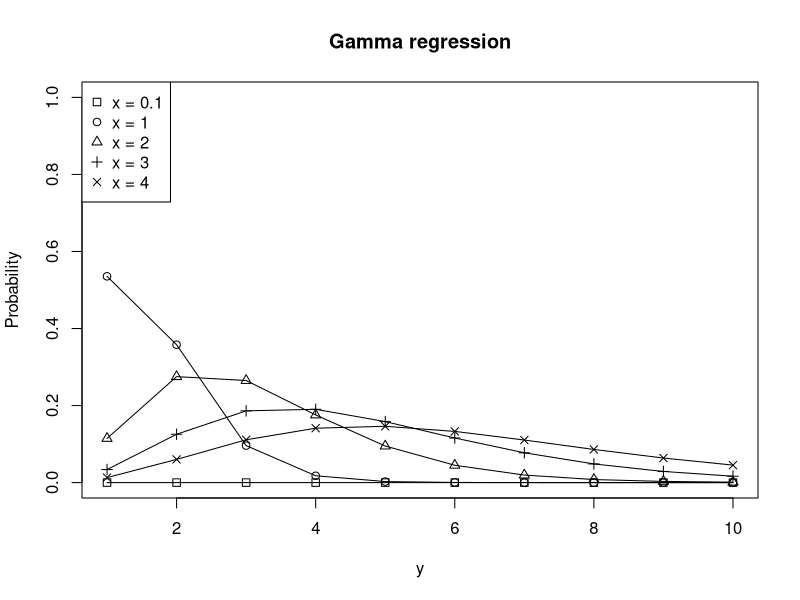

Generate this figure with R:
dataSize <- 1000
createData <- function(createY) {
  createY <- match.fun(createY)
  x <- runif(dataSize, 0.1, 0.9)
  y <- createY(x)
  data.frame(x, y)
}

dataGenerator <- function()
  createData(function(x) rgamma(dataSize, shape = 4, rate = 4 / exp(0.5 + log(x))))

data <- dataGenerator()
fit <- glm(y ~ log(x), data = data, family = Gamma(link = "log"))
b1 <- fit$coefficients[1]
b2 <- fit$coefficients[2]
phi <- summary(fit)$dispersion

cat("b1", b1, "\n")
cat("b2", b2, "\n")
cat("shape", 1 / phi, "\n")
cat(paste0("rate = ", round(1 / phi, 3), " / exp(", round(b1, 3), " + ", round(b2, 3), " * log(x))\n"))

rate <- function(x) {
  1 / (phi * exp(b1 + b2 * log(x)))
}

xs <- c(0.1, 1.0, 2.0, 3.0, 4.0)
ys <- 1:10
title <- "Gamma regression"
xl <- "y"
yl <- "Probability"
legends <- paste0("x = ", xs)
plot(0, 0, type = "n", xlim = c(1, 10), ylim = c(0.0, 1.0), main = title, xlab = xl, ylab = yl)
for (x in xs) {
  y <- dgamma(ys, shape = 1 / phi, rate = rate(x))
  lines(ys, y, type="l")
  points(ys, y, pch = x)
}
legend("topleft", legend = legends, pch = xs)
